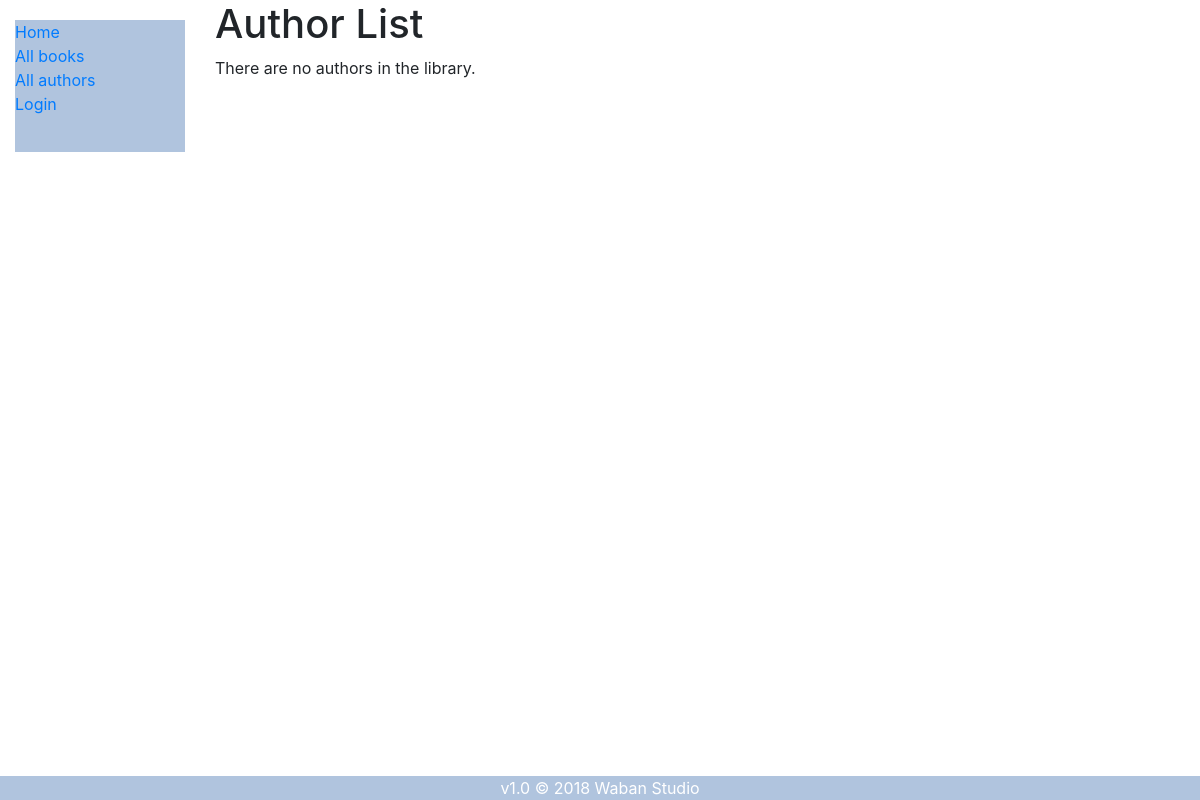
Page /catalog/authors/ on the earlier database version.
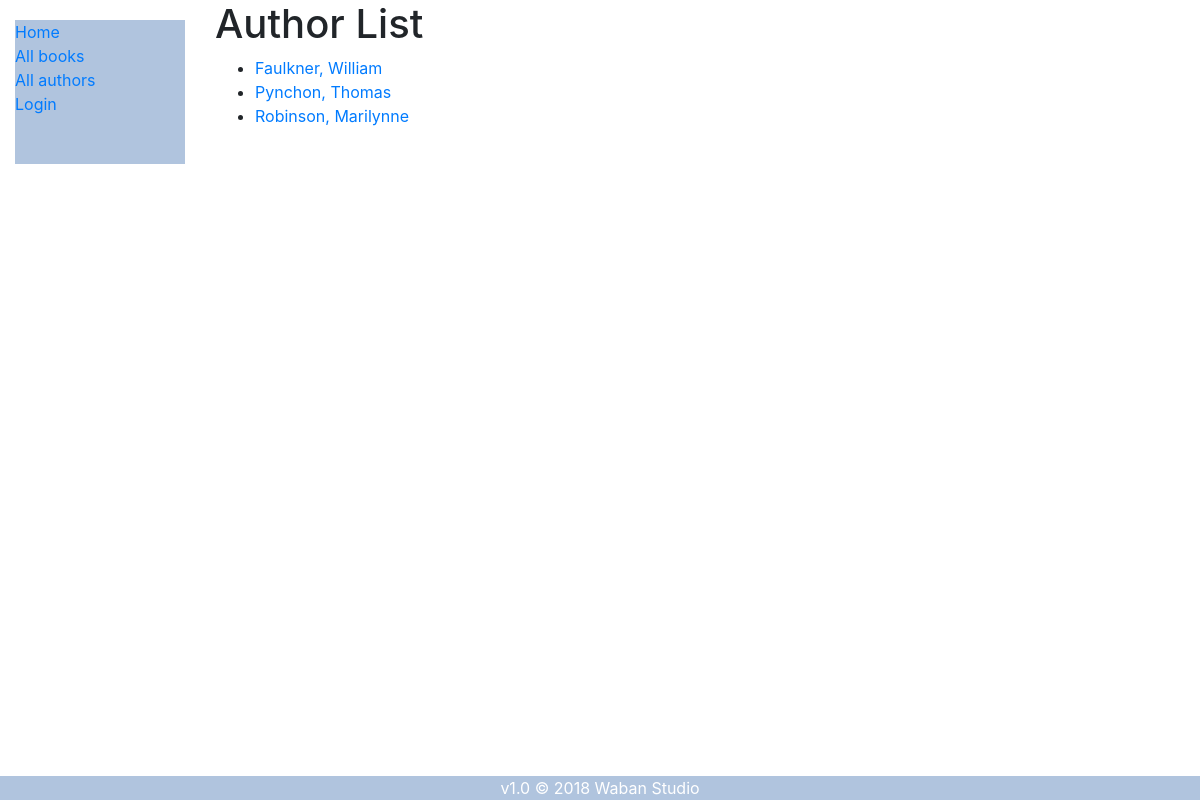
Same page on the later database version.
### catalog/models.py (models this page shows, shortened)
class Author(models.Model):
    first_name = models.CharField(max_length=100)
    last_name = models.CharField(max_length=100)
    date_of_birth = models.DateField('born', null=True, blank=True)
    date_of_death = models.DateField('died', null=True, blank=True)
    class Meta:
        ordering = ['last_name', 'first_name']
        permissions = (("can_delete_author", "Can delete Author records"),
                        ("can_create_author", "Can create Author records")
        )
    def get_absolute_url(self):
        return reverse('author-detail', args=[str(self.id)])

### catalog/views.py (the view)
# urls.py: path('authors/', views.AuthorListView.as_view(), name='authors'),
class AuthorListView(generic.ListView):
    model = Author
    paginate_by = 10

### catalog/templates/catalog/author_list.html (shortened to what this page needs)
{% extends "base_generic.html" %}
{% block content %}
  <h1>Author List</h1>
  {% if author_list %}
  <ul>
    {% for author in author_list %}
      <li>
        <a href="{{ author.get_absolute_url }}">{{ author.last_name }}, {{author.first_name}}</a>
      </li>
    {% endfor %}
  </ul>
  {% else %}
    <p>There are no authors in the library.</p>
  {% endif %}
{% endblock %}

Differences in the rows shown:
added Author: last_name "Faulkner", first_name "William"
added Author: last_name "Pynchon", first_name "Thomas"
added Author: last_name "Robinson", first_name "Marilynne"
Other differences:
text no longer shown: "There are no authors in the library."
